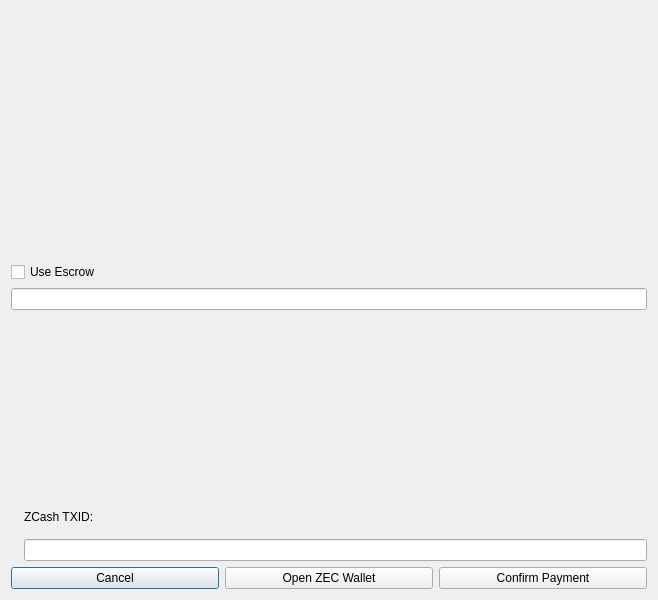
<?xml version="1.0" encoding="UTF-8"?>
<ui version="4.0">
 <class>OfferAcceptDialogZEC</class>
 <widget class="QDialog" name="OfferAcceptDialogZEC">
  <property name="geometry">
   <rect>
    <x>0</x>
    <y>0</y>
    <width>658</width>
    <height>600</height>
   </rect>
  </property>
  <property name="windowTitle">
   <string>Accept Gtacoin Offer</string>
  </property>
  <layout class="QGridLayout" name="gridLayout">
   <item row="1" column="0">
    <layout class="QHBoxLayout" name="horizontalLayout">
     <item>
      <widget class="QLabel" name="acceptMessage">
       <property name="font">
        <font>
         <pointsize>12</pointsize>
         <weight>50</weight>
         <bold>false</bold>
        </font>
       </property>
       <property name="cursor">
        <cursorShape>IBeamCursor</cursorShape>
       </property>
       <property name="text">
        <string/>
       </property>
       <property name="wordWrap">
        <bool>true</bool>
       </property>
       <property name="textInteractionFlags">
        <set>Qt::LinksAccessibleByMouse|Qt::TextSelectableByKeyboard|Qt::TextSelectableByMouse</set>
       </property>
      </widget>
     </item>
    </layout>
   </item>
   <item row="0" column="0">
    <widget class="QLabel" name="aboutShadeZEC">
     <property name="text">
      <string/>
     </property>
     <property name="scaledContents">
      <bool>false</bool>
     </property>
     <property name="alignment">
      <set>Qt::AlignCenter</set>
     </property>
    </widget>
   </item>
   <item row="9" column="0">
    <layout class="QHBoxLayout" name="horizontalLayout_3">
     <item>
      <widget class="QPushButton" name="cancelButton">
       <property name="text">
        <string>Cancel</string>
       </property>
      </widget>
     </item>
     <item>
      <widget class="QPushButton" name="openZecWalletButton">
       <property name="toolTip">
        <string>Open your local Bitcoin client</string>
       </property>
       <property name="text">
        <string>Open ZEC Wallet</string>
       </property>
      </widget>
     </item>
     <item>
      <widget class="QPushButton" name="confirmButton">
       <property name="toolTip">
        <string>Confirm this payment on the Bitcoin blockchain</string>
       </property>
       <property name="text">
        <string>Confirm Payment</string>
       </property>
      </widget>
     </item>
    </layout>
   </item>
   <item row="5" column="0">
    <layout class="QHBoxLayout" name="horizontalLayout_8">
     <item>
      <widget class="QLabel" name="lblQRCode">
       <property name="text">
        <string/>
       </property>
       <property name="wordWrap">
        <bool>true</bool>
       </property>
      </widget>
     </item>
     <item>
      <layout class="QVBoxLayout" name="verticalLayout">
       <item>
        <widget class="QLabel" name="zcashInstructionLabel">
         <property name="cursor">
          <cursorShape>IBeamCursor</cursorShape>
         </property>
         <property name="text">
          <string notr="true"/>
         </property>
         <property name="textFormat">
          <enum>Qt::RichText</enum>
         </property>
         <property name="wordWrap">
          <bool>true</bool>
         </property>
         <property name="textInteractionFlags">
          <set>Qt::LinksAccessibleByMouse|Qt::TextSelectableByKeyboard|Qt::TextSelectableByMouse</set>
         </property>
        </widget>
       </item>
       <item>
        <spacer name="horizontalSpacer">
         <property name="orientation">
          <enum>Qt::Horizontal</enum>
         </property>
         <property name="sizeHint" stdset="0">
          <size>
           <width>40</width>
           <height>20</height>
          </size>
         </property>
        </spacer>
       </item>
       <item>
        <widget class="QLabel" name="label">
         <property name="text">
          <string>ZCash TXID:</string>
         </property>
        </widget>
       </item>
       <item>
        <widget class="QLineEdit" name="exttxidEdit"/>
       </item>
      </layout>
     </item>
    </layout>
   </item>
   <item row="2" column="0">
    <widget class="QCheckBox" name="checkBox">
     <property name="text">
      <string>Use Escrow</string>
     </property>
    </widget>
   </item>
   <item row="3" column="0">
    <widget class="QLineEdit" name="escrowEdit"/>
   </item>
   <item row="4" column="0">
    <widget class="QLabel" name="escrowDisclaimer">
     <property name="text">
      <string/>
     </property>
     <property name="wordWrap">
      <bool>true</bool>
     </property>
     <property name="textInteractionFlags">
      <set>Qt::LinksAccessibleByMouse|Qt::TextSelectableByKeyboard|Qt::TextSelectableByMouse</set>
     </property>
    </widget>
   </item>
  </layout>
 </widget>
 <resources>
  <include location="../gtacoin.qrc"/>
 </resources>
 <connections/>
</ui>
